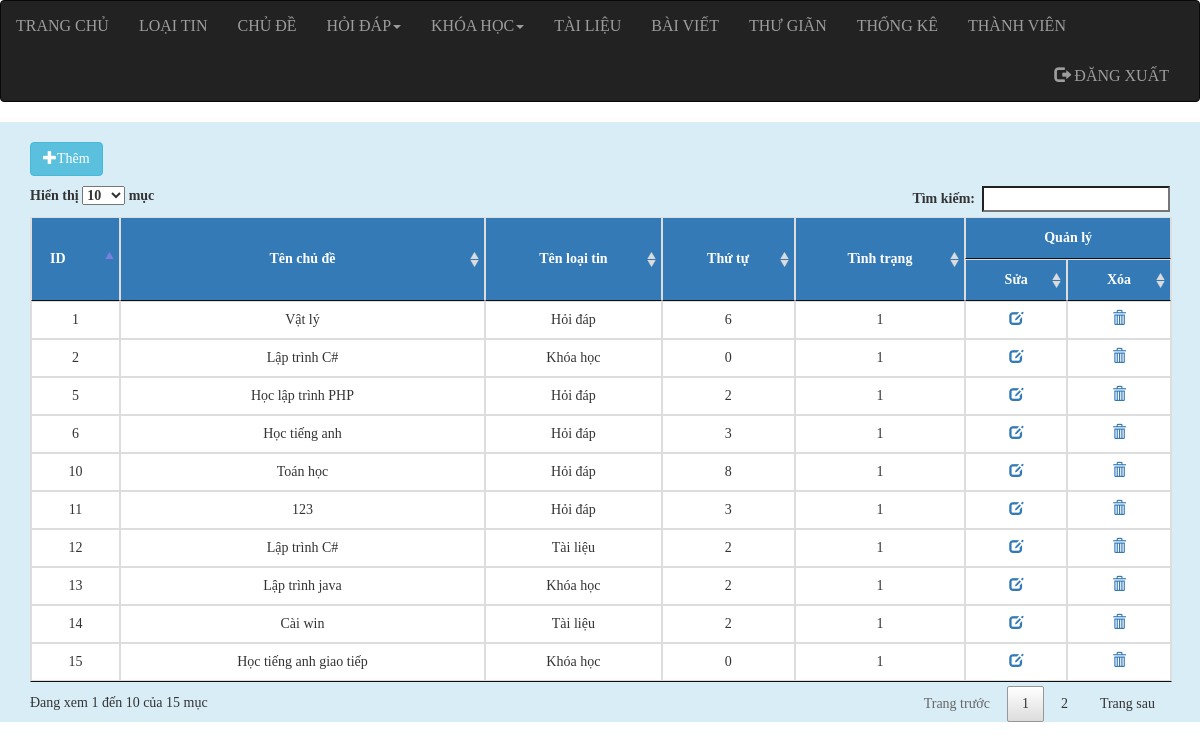
The page /admin/index.php?quanly=chude (signed in) on the database as committed earlier.
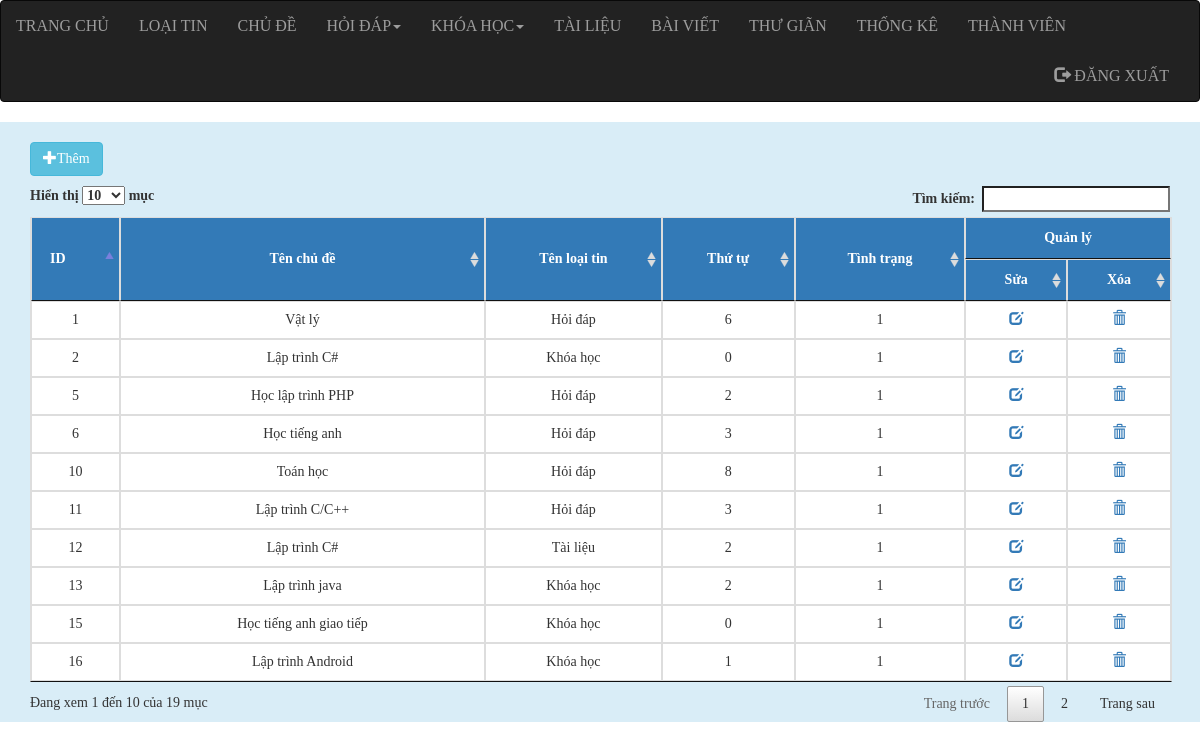
The same page on the database as committed later.
### tables this page shows
CREATE TABLE `chu_de` (
  `id` int(11) NOT NULL,
  `ten` varchar(255) NOT NULL,
  `id_loai_tin` int(11) NOT NULL,
  `thu_tu` int(11) NOT NULL,
  `tinh_trang` int(11) NOT NULL
);

CREATE TABLE `loai_tin` (
  `id` int(11) NOT NULL,
  `ten` varchar(255) NOT NULL,
  `lien_ket` varchar(255) NOT NULL,
  `thu_tu` int(11) NOT NULL,
  `tinh_trang` int(11) NOT NULL
);

### admin/modules/content/quan_ly_chu_de/danh_sach.php (the view, shortened to what this page needs)
<?php
include("modules/config.php");
$sql ="SELECT a.*, b.ten as ten_loai_tin FROM chu_de a, loai_tin b where a.id_loai_tin = b.id order by id ";
$result = mysqli_query($conn, $sql);
?>
<div class="container-fluid bg-info">
	<div class="container">
		<div id="tieu_de">
			<h3><a href="index.php?quanly=chude&ac=them" class="btn btn-info"><i class="glyphicon glyphicon-plus"></i>Thêm</a></h3>
		</div>
		<table class="table table-hover text-center table-bordered " id="table_loai_tin">
			<thead class="bg-primary">
				<tr>
					<th rowspan="2" class="col-sm-1" style="vertical-align: middle;" class="text-center">ID</th>
					<th rowspan="2" style="vertical-align: middle;" class="text-center">Tên chủ đề</th>
					<th rowspan="2" style="vertical-align: middle;" class="text-center">Tên loại tin</th>
					<th rowspan="2" style="vertical-align: middle;" class="text-center">Thứ tự</th>
					<th rowspan="2" style="vertical-align: middle;" class="text-center">Tình trạng</th>
					<th colspan="2" class="text-center">Quản lý</th>
				</tr>
				<tr>
					<th class="text-center">Sửa</th>
					<th class="text-center">Xóa</th>
				</tr>
			</thead>
			<tbody>
				<?php
				while($row = mysqli_fetch_assoc($result)){
					?>
				<tr>
					<td><?php echo $row['id'];?></td>
					<td><?php echo $row['ten'];?></td>
					<td><?php echo $row['ten_loai_tin'];?></td>
					<td><?php echo $row['thu_tu'];?></td>
					<td><?php echo $row['tinh_trang'];?></td>
					<td><a href="index.php?quanly=chude&ac=sua&id=<?php echo $row['id'];?>"><i class="glyphicon glyphicon-edit"></i></a></td>
					<td><a href="modules/content/quan_ly_chu_de/xu_ly.php?id=<?php echo $row['id'];?>"><i class="glyphicon glyphicon-trash"></i></a></td>
				</tr>
				<?php
					}
				?>
			</tbody>
		</table>
	</div>
</div>

### admin/index.php (shortened to what this page needs)
<!DOCTYPE html>
<html>
<head>
	<link rel="stylesheet" href="../bootstrap/css/bootstrap.min.css">
	<link rel="stylesheet" href="css/jquery.dataTables.min.css">
	<link rel="stylesheet" type="text/css" href="../style/login.css">
	<link rel="stylesheet" type="text/css" href="css/style.css">
</head>
<body>
	<?php
	include("modules/xu_ly_dang_nhap.php");
	?>
</body>
</html>

### admin/modules/xu_ly_dang_nhap.php (shortened to what this page needs)
<?php
if(isset($_SESSION['admin_dang_nhap_dien_dan'])){
	include('modules/main_content.php');
}else{
	include("modules/content/dang_nhap.php");
}
?>

### admin/modules/navbar.php (shortened to what this page needs)
<nav class="navbar navbar-inverse">
	<div class="container-fluid">
		<div class="navbar-header">
			<a class="navbar-brand" href="index.php">Trang chủ</a>
		</div>
		<div class="collapse navbar-collapse" id="myNavbar">
			<ul class="nav navbar-nav">
				<li ><a href="index.php?quanly=loaitin">Loại tin</a></li>
				<li><a href="index.php?quanly=chude">Chủ đề</a></li>
				<li class="dropdown">
					<a class="dropdown-toggle" data-toggle="dropdown" href="#">Hỏi đáp<span class="caret"></span></a>
				</li>
				<li class="dropdown">
					<a class="dropdown-toggle" data-toggle="dropdown" href="#">Khóa học<span class="caret"></span></a>
				</li>
				<li><a href="index.php?quanly=tailieu">Tài liệu</a></li>
				<li><a href="index.php?quanly=baiviet">Bài viết</a></li>
				<li><a href="index.php?quanly=thugian">Thư giãn</a></li>
				<li><a href="index.php?quanly=thongke">Thống kê</a></li>
				<li><a href="index.php?quanly=thanhvien">Thành viên</a></li>
			</ul>
			<ul class="nav navbar-nav navbar-right">
				<?php
				if(!isset($_SESSION['admin_dang_nhap_dien_dan'])){
					?>
					<li><a href="#"><span class="glyphicon glyphicon-user"></span> Đăng ký</a></li>
					<li><a href="#"><span class="glyphicon glyphicon-log-in"></span> Đăng nhập</a></li>
					<?php
				}else{
					?>
					<li><a href="modules/xu_ly/dang_xuat.php"><i class="glyphicon glyphicon-log-out"></i> Đăng xuất</a></li>
					<?php
				}
				?>
			</ul>
		</div>
	</div>
</nav>

### admin/modules/main_content.php
<?php
include("modules/navbar.php");
if(isset($_GET['quanly'])){
	$tam = $_GET['quanly'];
}else{
	$tam = '';
}
if($tam == 'loaitin'){
include("modules/content/quan_ly_loai_tin/main.php");
}elseif($tam == 'chude'){
include("modules/content/quan_ly_chu_de/main.php");
}elseif($tam == 'hoidap'){
include("modules/content/quan_ly_hoi_dap/main.php");
}elseif($tam == 'tailieu'){
include("modules/content/quan_ly_tai_lieu/main.php");
}elseif($tam == 'khoahoc'){
include("modules/content/quan_ly_khoa_hoc/main.php");
}elseif($tam == 'baihoc'){
include("modules/content/quan_ly_bai_hoc/main.php");
}else{
	include("modules/content/dashboard.php");
}
?>

### admin/modules/content/quan_ly_chu_de/main.php
<?php
if(isset($_GET['ac'])){
	$temp = $_GET['ac'];
}else{
	$temp = '';
}
if($temp == "them"){
	include("modules/content/quan_ly_chu_de/them.php");
}elseif($temp == "sua"){
	include("modules/content/quan_ly_chu_de/sua.php");
	echo "sua";
}else{
include("modules/content/quan_ly_chu_de/danh_sach.php");
}
?>

### admin/css/style.css (style rules this page uses)
body { margin: 0; padding: 0; font-family: "Time New Roman"; }
#tieu_de { font-size: 20px; border-radius: 5px }
.navbar a { text-transform: uppercase; font-size: 16px; }
table.dataTable td, table.dataTable th { padding: 3px 10px; width: 1px; white-space: nowrap; }

Rows that differ between the two databases and show on the page:
removed chu_de: id "14", ten "Cài win", id_loai_tin.ten "Tài liệu", thu_tu "2", tinh_trang "1"
changed chu_de id 11: ten "123" → "Lập trình C/C++"
now on this page (row unchanged): chu_de: id "16", ten "Lập trình Android", id_loai_tin.ten "Khóa học", thu_tu "1", tinh_trang "1"
Other text that changed with them:
text written by a page script: "Hiển thị mục Tìm kiếm: Đang xem 1 đến 10 của 15 mục Trang trước 1 2 Trang sau" → "Hiển thị mục Tìm kiếm: Đang xem 1 đến 10 của 19 mục Trang trước 1 2 Trang sau"
